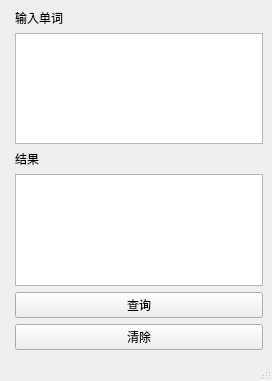
<?xml version="1.0" encoding="UTF-8"?>
<ui version="4.0">
 <class>MainWindow</class>
 <widget class="QMainWindow" name="MainWindow">
  <property name="geometry">
   <rect>
    <x>0</x>
    <y>0</y>
    <width>272</width>
    <height>381</height>
   </rect>
  </property>
  <property name="windowTitle">
   <string>查单词</string>
  </property>
  <property name="windowIcon">
   <iconset>
    <normaloff>D:/BaiduYunDownload/图片/星辰/13a3cac4120ae8db798cbfc1bc6af809_r.jpg</normaloff>D:/BaiduYunDownload/图片/星辰/13a3cac4120ae8db798cbfc1bc6af809_r.jpg</iconset>
  </property>
  <widget class="QWidget" name="centralwidget">
   <layout class="QFormLayout" name="formLayout">
    <item row="1" column="1">
     <layout class="QGridLayout" name="gridLayout">
      <item row="0" column="0">
       <widget class="QLabel" name="input">
        <property name="styleSheet">
         <string notr="true">font: 75 26pt &quot;微软雅黑&quot;;</string>
        </property>
        <property name="text">
         <string>输入单词</string>
        </property>
       </widget>
      </item>
      <item row="4" column="0">
       <widget class="QLabel" name="label">
        <property name="styleSheet">
         <string notr="true">font: 75 26pt &quot;微软雅黑&quot;;</string>
        </property>
        <property name="text">
         <string>结果</string>
        </property>
       </widget>
      </item>
      <item row="8" column="0">
       <widget class="QPushButton" name="clean">
        <property name="text">
         <string>清除</string>
        </property>
       </widget>
      </item>
      <item row="1" column="0">
       <widget class="QTextEdit" name="inputbox">
        <property name="styleSheet">
         <string notr="true">font: 75 26pt &quot;微软雅黑&quot;;</string>
        </property>
       </widget>
      </item>
      <item row="5" column="0">
       <widget class="QTextEdit" name="outputbox">
        <property name="styleSheet">
         <string notr="true">font: 75 26pt &quot;微软雅黑&quot;;</string>
        </property>
       </widget>
      </item>
      <item row="6" column="0">
       <widget class="QPushButton" name="research">
        <property name="text">
         <string>查询</string>
        </property>
       </widget>
      </item>
     </layout>
    </item>
   </layout>
  </widget>
  <widget class="QMenuBar" name="menubar">
   <property name="geometry">
    <rect>
     <x>0</x>
     <y>0</y>
     <width>272</width>
     <height>23</height>
    </rect>
   </property>
  </widget>
  <widget class="QStatusBar" name="statusbar"/>
 </widget>
 <resources/>
 <connections/>
</ui>
